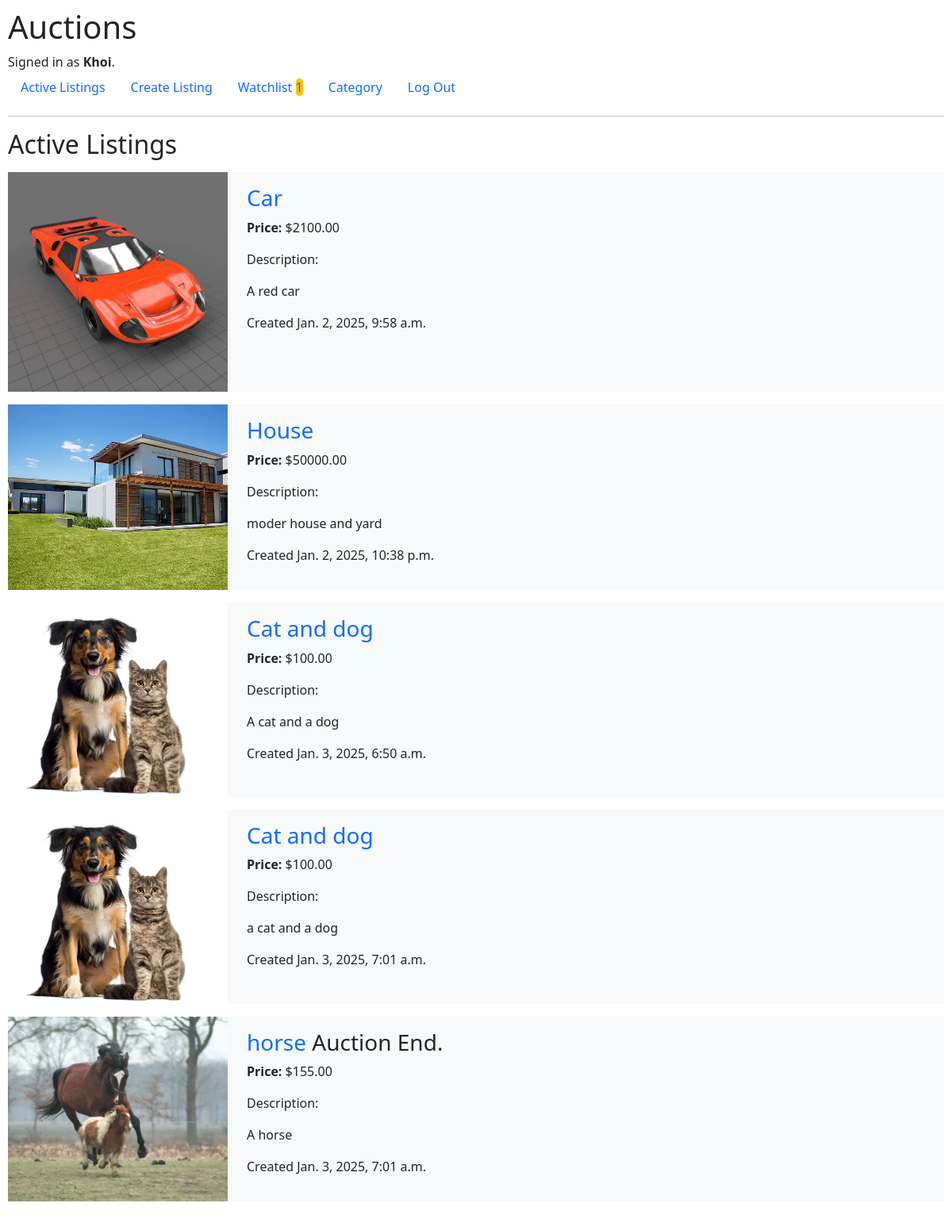
Screenshot of / (signed in) with the database file from the repository.
### auctions/models.py (models this page shows, shortened)
class User(AbstractUser):
    pass

class AuctionListings(models.Model):
    title = models.CharField(max_length=64)
    description = models.TextField(max_length=200, blank=True, null=True)
    image = models.ImageField(upload_to='images/', blank=True, null=True)
    user = models.ForeignKey(User, on_delete=models.CASCADE, related_name="user_listings")
    date = models.DateTimeField(auto_now_add=True)
    active = models.BooleanField(default=True)
    price = models.DecimalField(max_digits=10, decimal_places=2)
    category = models.CharField(max_length=64, blank=True, null=True)

### auctions/views.py (the view)
# urls.py: path("", views.index, name="index"),
def index(request):
    return render(request, "auctions/index.html", {
        "title": "Active Listings",
        "lists": AuctionListings.objects.all()
    })

### auctions/templates/auctions/index.html (shortened to what this page needs)
{% extends "auctions/layout.html" %} {% block body %}
<h2 class="mb-3">{{ title }}</h2>
 {% for auction in lists %}
<div class="auction mb-3">
  <div class="row">
    <div class="col-3">
      {% if auction.image %}
      <img
        class="image_index"
        src="{{ auction.image.url }}"
        alt="{{ auction.title }}"
      />
      {% endif %}
    </div>
    <div class="col-9 py-3">
      <h3>
        <a
          href="{% url 'list_view' auction.id %}"
          class="text-decoration-none link-opacity-75-hover"
        >
          {{ auction.title }}
        </a>
        {% if auction.active == False %} Auction End. {% endif %}
      </h3>
      <p><span class="bold">Price: </span>${{ auction.price }}</p>
      <p>Description:</p>
      {% if auction.description %}
      <p>{{ auction.description }}</p>
      {% else %}
      <p>The user did not provide a description.</p>
      {% endif %}
      <p>Created {{ auction.date }}</p>
    </div>
  </div>
</div>
{% endfor %} {% endblock %}

### auctions/templates/auctions/layout.html (shortened to what this page needs)
{% load static %}
<!DOCTYPE html>
<html lang="en">
    <head>
        <link href="{% static 'auctions/styles.css' %}" rel="stylesheet">
        <link href="https://cdn.jsdelivr.net/npm/bootstrap@5.3.3/dist/css/bootstrap.min.css" rel="stylesheet">
    </head>
    <body>
        <h1>Auctions</h1>
        <div>
            {% if user.is_authenticated %}
                Signed in as <strong>{{ user.username }}</strong>.
            {% else %}
                Not signed in.
            {% endif %}
        </div>
        <ul class="nav">
            <li class="nav-item">
                <a class="nav-link" href="{% url 'index' %}">Active Listings</a>
            </li>
            {% if user.is_authenticated %}
                <li class="nav-item">
                    <a class="nav-link" href="{% url 'create_list' %}">Create Listing</a>
                </li>
                <li class="nav-item">
                    <a class="nav-link" href="{% url 'view_watch_list' %}">Watchlist <span class="grey" >{{ user.watchlist_user.count }}</span></a>
                </li>
                <li class="nav-item">
                    <a class="nav-link" href="{% url 'view_category' %}">Category</a>
                </li>
                <li class="nav-item">
                    <a class="nav-link" href="{% url 'logout' %}">Log Out</a>
                </li>
            {% endif %}
        </ul>
        <hr>
        {% block body %}
        {% endblock %}
    </body>
</html>

### auctions/static/auctions/styles.css (style rules this page uses)
body { padding: 10px; }
.bold { font-weight: bold; }
.auction { background-color: rgb(248, 249, 250); }
.grey { background-color: #ffc107; border-radius: 20px; width: 2rem; }
a { text-decoration: none; color: black; }
.image_index { width: 100%; height: 100%; object-fit: cover; }

### rows the page displays
User: username "Khoi", watchlist_user.count "1"
AuctionListings: image (picture), title "Car", price "2100.00", description "A red car", date "Jan. 2, 2025, 9:58 a.m."
AuctionListings: image (picture), title "House", price "50000.00", description "moder house and yard", date "Jan. 2, 2025, 10:38 p.m."
AuctionListings: image (picture), title "Cat and dog", price "100.00", description "A cat and a dog", date "Jan. 3, 2025, 6:50 a.m."
AuctionListings: image (picture), title "Cat and dog", price "100.00", description "a cat and a dog", date "Jan. 3, 2025, 7:01 a.m."
AuctionListings: image (picture), title "horse", active "Auction End.", price "155.00", description "A horse", date "Jan. 3, 2025, 7:01 a.m."

### other values shown
{{ title }} "Active Listings"
